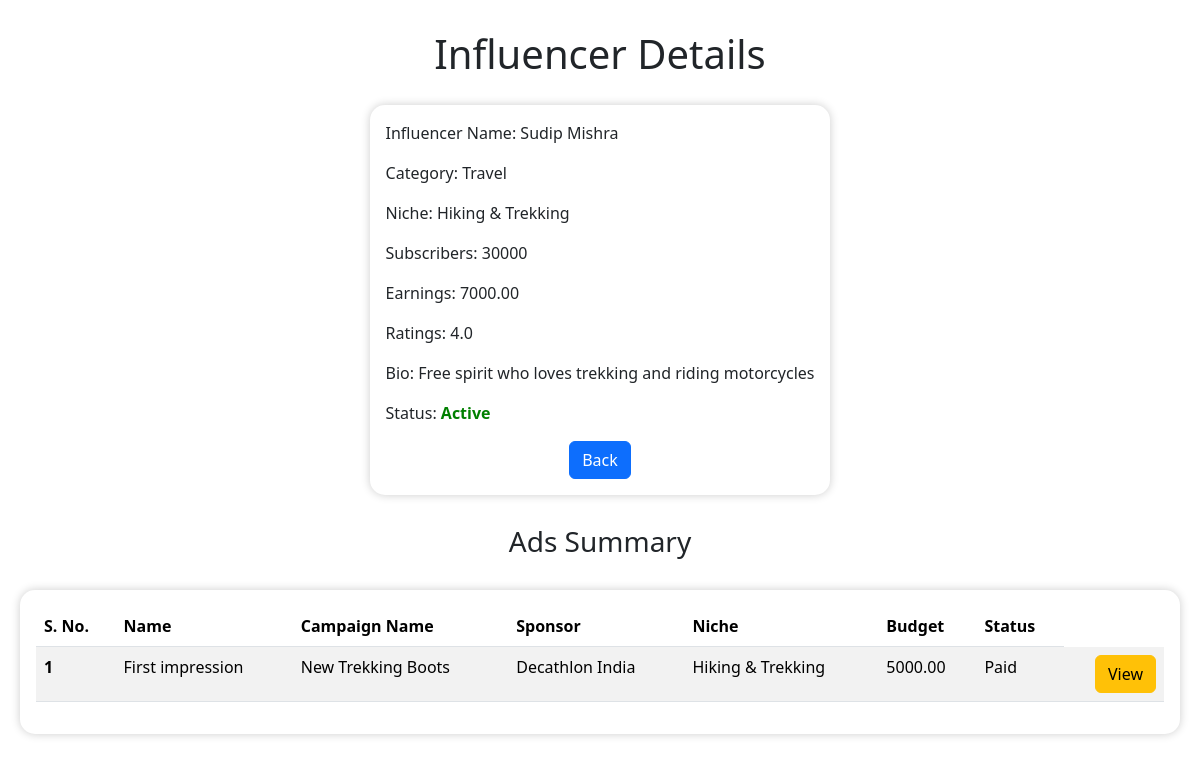
Page /admin/influencers/4 on the committed database.
### backend/models.py (models this page shows)
class Influencer(db.Model):
    influencer_id=db.Column(db.Integer,primary_key=True,autoincrement=True)
    username=db.Column(db.String(),nullable=False,unique=True)
    password=db.Column(db.String(),nullable=False)
    f_name=db.Column(db.String(),nullable=False)
    l_name=db.Column(db.String(),nullable=False)
    earnings=db.Column(db.Numeric(10, 2),nullable=False,default=0)
    rating=db.Column(db.Numeric(3, 2),nullable=False,default=None)
    flagged=db.Column(db.Integer,nullable=False,default=0)
    bio=db.Column(db.String(),nullable=False)
    social_media=db.Column(db.String(),nullable=False)
    subs=db.Column(db.Integer,nullable=False)
    admin_id=db.Column(db.Integer,db.ForeignKey('admin.admin_id'),nullable=False,default=1)
    category_id=db.Column(db.String(),db.ForeignKey("category.cat_id"),nullable=False)
    niche_id=db.Column(db.String(),db.ForeignKey("niche.niche_id"),nullable=False)
    category=db.relationship('Category', back_populates='influencers')
    niche = db.relationship('Niche', back_populates='influencers')
    admin=db.relationship('Admin', back_populates='influencers')
    ads=db.relationship('Adrequest',back_populates='influencers')

class Category(db.Model):
    cat_id=db.Column(db.Integer,primary_key=True,autoincrement=True)
    name=db.Column(db.String(), nullable=False,unique=True)
    campaigns=db.relationship('Campaign',back_populates='categories')
    influencers = db.relationship('Influencer', back_populates='category')
    niches= db.relationship('Niche', back_populates='category')

class Niche(db.Model):
    niche_id=db.Column(db.Integer,primary_key=True,autoincrement=True)
    name=db.Column(db.String(), nullable=False,unique=True)
    cat_id=db.Column(db.Integer,db.ForeignKey("category.cat_id"),nullable=False)
    influencers = db.relationship('Influencer', back_populates='niche')
    adrequests=db.relationship('Adrequest',back_populates='niche')
    category=db.relationship('Category', back_populates='niches')

class Adrequest(db.Model):
    ad_id=db.Column(db.Integer,primary_key=True,autoincrement=True)
    campaign_id=db.Column(db.Integer,db.ForeignKey("campaign.campaign_id"),nullable=False)
    influencer_id=db.Column(db.Integer,db.ForeignKey("influencer.influencer_id"),nullable=False)
    name=db.Column(db.String(), nullable=False,unique=True)
    content=db.Column(db.String(), nullable=False)
    niche_id=db.Column(db.String(),db.ForeignKey("niche.niche_id"),nullable=False)
    status=db.Column(db.String(), nullable=False,default='pending')
    budget = db.Column(db.Numeric(10, 2), nullable=False)
    negotiate_budget=db.Column(db.Numeric(10, 2), nullable=False,default=0)
    niche=db.relationship('Niche',back_populates='adrequests')
    campaign=db.relationship('Campaign',back_populates='ads')
    influencers=db.relationship('Influencer',back_populates='ads')

class Campaign(db.Model):
    campaign_id=db.Column(db.Integer,primary_key=True,autoincrement=True)
    name=db.Column(db.String(),nullable=False,unique=True)
    category_id=db.Column(db.String(),db.ForeignKey("category.cat_id"),nullable=False)
    start_date=db.Column(db.Date,nullable=False)
    end_date = db.Column(db.Date, nullable=False)
    budget = db.Column(db.Numeric(10, 2), nullable=False)
    initial_budget=db.Column(db.Numeric(10, 2),default=budget)
    status = db.Column(db.String(), nullable=False,default='active')
    visibility= db.Column(db.String(50),nullable=False)
    goals=db.Column(db.String(),nullable=False)
    flagged=db.Column(db.Integer,nullable=False,default=0)
    categories=db.relationship('Category',back_populates='campaigns')
    sponsor_id=db.Column(db.Integer,db.ForeignKey('sponsor.sponsor_id'),nullable=False)
    admin_id=db.Column(db.Integer,db.ForeignKey('admin.admin_id'),nullable=False,default=1)
    sponsors=db.relationship('Sponsor',back_populates='campaigns')
    admin=db.relationship('Admin',back_populates='campaigns')
    ads=db.relationship('Adrequest',back_populates='campaign')

class Sponsor(db.Model):
    sponsor_id=db.Column(db.Integer,primary_key=True,autoincrement=True)
    username=db.Column(db.String(),nullable=False,unique=True)
    password=db.Column(db.String(),nullable=False)
    company_name=db.Column(db.String(),nullable=False,unique=True)
    industry=db.Column(db.String(),nullable=False)
    initial_budget=db.Column(db.Numeric(10, 2),nullable=False,default=0)
    budget=db.Column(db.Numeric(10, 2),nullable=False)
    flagged=db.Column(db.Integer,nullable=False,default=0)
    admin_id=db.Column(db.Integer,db.ForeignKey('admin.admin_id'),nullable=False,default=1)
    campaigns=db.relationship('Campaign',back_populates='sponsors')
    admin=db.relationship('Admin',back_populates='sponsors')

### backend/users.py (the view)
@app.route('/admin/influencers/<int:inf_id>',methods=['GET','POST'])                 #admin finds influencers
def admin_inf(inf_id):
    inf=Influencer.query.filter_by(influencer_id=inf_id).first()
    ads=Adrequest.query.filter_by(influencer_id=inf_id).all()
    if request.method=='POST':
        flag_status=int(request.form.get('flag'))
        inf.flagged=flag_status
        db.session.commit()
        return redirect(url_for('admin_dash'))
    return render_template("admin_influencer.html",inf=inf,ads=ads)

### templates/admin_influencer.html (shortened to what this page needs)
<!DOCTYPE html>
<html lang="en">
<head>
    <link rel="stylesheet" href="/static/style.css">
    <link href="https://cdn.jsdelivr.net/npm/bootstrap@5.3.3/dist/css/bootstrap.min.css" rel="stylesheet">
</head>
<body>
    <h1 id="heading"> Influencer Details</h1>
    <div id="input-form" style="box-shadow: 0 0 10px rgba(0, 0, 0, 0.2);background-color: #fff;border: 0px solid rgb(101, 99, 99); padding: 1rem;border-radius: 15px;">
        <p>Influencer Name: {{inf.f_name}} {{inf.l_name}}</p>
        <p>Category: {{inf.category.name}}</p>
        <p>Niche: {{inf.niche.name}}</p>
        <p>Subscribers: {{inf.subs}}</p>
        <p>Earnings: {{inf.earnings}}</p>
        <p>Ratings: {{inf.rating|round(1)}}</p>
        <p>Bio: {{inf.bio}}</p>
        {%if inf.flagged==1%}
        <p>Status: <b style="color: red;">Flagged</b></p>
        {%else%}
        <p>Status: <b style="color: green;">Active</b></p>
        {%endif%}
        <form action="{{url_for('search_all')}}" method="GET" style="text-align: center;">
            <button class="btn btn-primary" type="submit"> Back</button>
        </form>
    </div>
    {%if ads%}
    <h3 id="heading">Ads Summary </h3>
    <div style="box-shadow: 0 0 10px rgba(0, 0, 0, 0.2);background-color: #fff;border: 0px solid rgb(101, 99, 99); padding: 1rem;border-radius: 15px;">
    <table class="table table-striped">
        <thead>
          <tr>
            <th scope="col">S. No.</th>
            <th scope="col">Name</th>
            <th scope="col">Campaign Name</th>
            <th scope="col">Sponsor</th>
            <th scope="col">Niche</th>
            <th scope="col">Budget</th>
            <th scope="col">Status</th>
          </tr>
        </thead>
        <tbody>
        {%for ad in ads%}
          <tr style="width: auto;">
            <th scope="row">{{loop.index}}</th>
            <td>{{ad.name}}</td>
            <td>{{ad.campaign.name}}</td>
            <td>{{ad.campaign.sponsors.company_name}}</td>
            <td>{{ad.niche.name}}</td>
            <td>{{ad.budget}}</td>
            <td>{{ad.status}}</td>
                <td style="text-align: right"> <button type="button" class="btn btn-warning" data-bs-toggle="modal" data-bs-target="#viewad{{ad.ad_id}}">View</button></td>
          </tr>
          {%endfor%}
        </tbody>
      </table>
    </div>
    {%endif%}
</body>
</html>

### static/style.css (style rules this page uses)
* { margin: 0px; }
#input-form { border: 2px solid rgb(115, 115, 118); width: fit-content; height: auto; margin: auto; margin-top: 10px; border-radius: 20px; margin-bottom: 20px; padding: 2rem ; }
#heading { height: 75px; padding: 10px; text-align: center; margin: 0px }
body { font-family: Arial, sans-serif; background-color: #f4f4f4bb; margin: 0; padding: 20px; }

### rows in the picture
Influencer: f_name "Sudip", l_name "Mishra", subs "30000", earnings "7000.00", rating "4.0", bio "Free spirit who loves trekking and riding motorcycles"
Category: category.name "Travel"
Niche: niche.name "Hiking & Trekking"
Adrequest: name "First impression", campaign.name "New Trekking Boots", campaign.sponsors.company_name "Decathlon India", niche.name "Hiking & Trekking", budget "5000.00", status "Paid"
